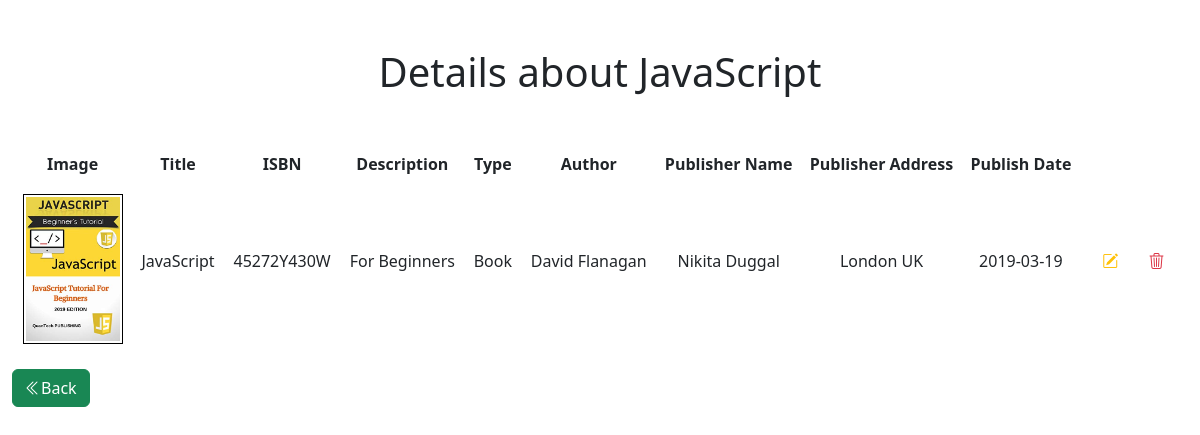
Page /details.php?id=1 on the committed database.
### tables this page shows
CREATE TABLE `biglibrary` (
  `id` int(11) NOT NULL,
  `image` text NOT NULL,
  `title` text NOT NULL,
  `ISBN` text NOT NULL,
  `short_description` text NOT NULL,
  `type` varchar(100) NOT NULL,
  `author_name` varchar(150) NOT NULL,
  `publisher_name` varchar(150) NOT NULL,
  `publisher_address` text NOT NULL,
  `publish_date` date NOT NULL
);

### details.php (the view, shortened to what this page needs)
<?php
require_once 'db_connect.php';
$id = $_GET['id'];
$sql = "SELECT * FROM biglibrary WHERE id = $id";
$result = mysqli_query($conn, $sql);
$table = "";
if(mysqli_num_rows($result) > 0){
    $product = mysqli_fetch_assoc($result);
        $table .= "
        <tr>
        <td class='td'><img class='img' src='pictures/{$product['image']}'></td>
        <td class='td'><p>{$product['title']}</p></td>
        <td class='td'><p>{$product['ISBN']}</p></td>
        <td class='td'><p>{$product['short_description']}</p></td>
        <td class='td'><p>{$product['type']}</p></td>
        <td class='td'><p>{$product['author_name']}</p></td>
        <td class='td'><p>{$product['publisher_name']}</p></td>
        <td class='td'><p>{$product['publisher_address']}</p></td>
        <td class='td'><p>{$product['publish_date']}</p></td>
        <td class='td'>
            <p>
            <a href='update.php?id={$product['id']}' class='btn btn-white text-warning'><i class='bi bi-pencil-square'></i></a>
            <a href='delete.php?id={$product['id']}' class='btn btn-white text-danger'><i class='bi bi-trash3'></i></a>
            </p>
            </td>
        </tr>
        ";
    }
?>
<!DOCTYPE html>
<html lang="en">
<head>
    <link rel="stylesheet" href="https://cdn.jsdelivr.net/npm/bootstrap-icons@1.10.3/font/bootstrap-icons.css">
    <link href="https://cdn.jsdelivr.net/npm/bootstrap@5.3.0-alpha1/dist/css/bootstrap.min.css" rel="stylesheet">
</head>
<body>
<h1 class="text-center m-5">Details about <?= $product['title']; ?></h1>
<div class="container-fluid">
<table class="table">
  <thead>
    <tr>
      <th scope="col" class="text-center">Image</th>
      <th scope="col" class="text-center">Title</th>
      <th scope="col" class="text-center">ISBN</th>
      <th scope="col" class="text-center">Description</th>
      <th scope="col" class="text-center">Type</th>
      <th scope="col" class="text-center">Author</th>
      <th scope="col" class="text-center">Publisher Name</th>
      <th scope="col" class="text-center">Publisher Address</th>
      <th scope="col" class="text-center">Publish Date</th>
    </tr>
  </thead>
  <tbody>
    <?= $table; ?>
  </tbody>
</table>
<a class="btn btn-success" href="index.php"><i class="bi bi-chevron-double-left"></i>Back</a>
</div>
</body>
</html>

### details.php (style rules this page uses)
.img { width: 100px; height: 150px; border: 1.5px solid black; padding: 2px; }
.btn { margin: 0; padding: 0 auto; text-align: center; }
.td { border: 2px solid white; vertical-align: middle; }
.td, p { text-align: center; }

### rows in the picture
biglibrary: title "JavaScript", image (picture), ISBN "45272Y430W", short_description "For Beginners", type "Book", author_name "David Flanagan", publisher_name "Nikita Duggal", publisher_address "London UK", publish_date "2019-03-19"
